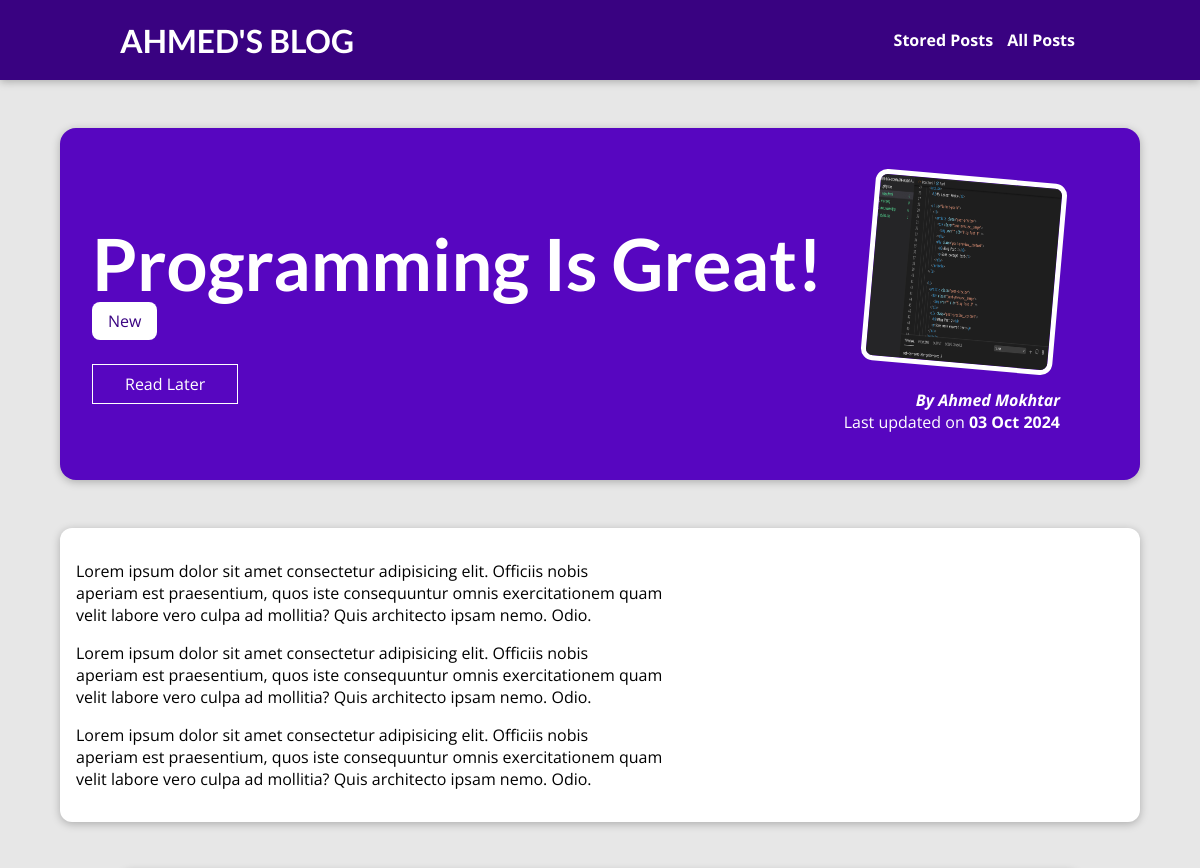
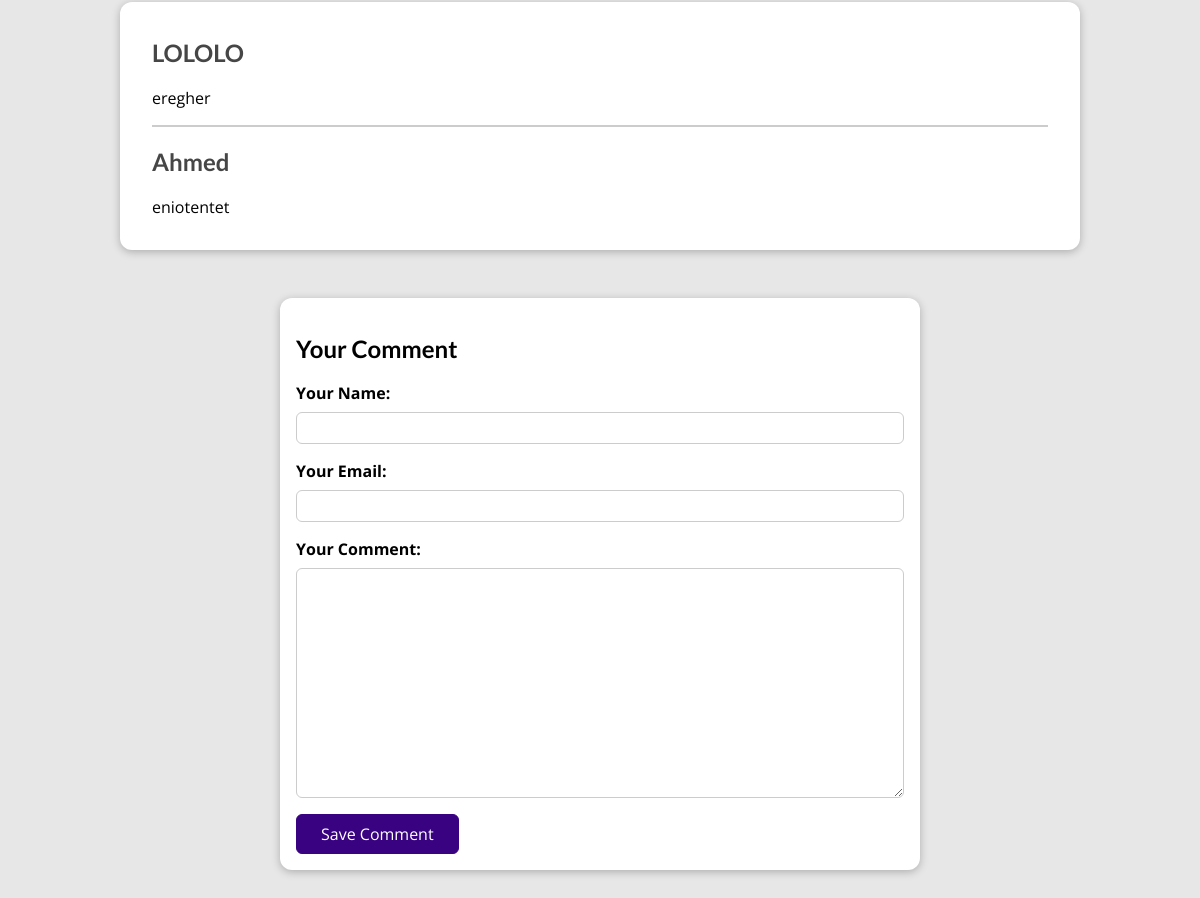
Page /posts/programming-is-fun on the committed database (2 pictures, top to bottom).
### blog/models.py (models this page shows, shortened)
class Post(models.Model):
    title = models.CharField(max_length=150)
    excerpt = models.CharField(max_length=200)
    image = models.ImageField(upload_to="posts", null=True)
    date = models.DateField(auto_now=True)
    slug = models.SlugField(unique=True, db_index=True)
    content = models.TextField(validators=[MinLengthValidator(10)])
    author = models.ForeignKey(
        Author, on_delete=models.SET_NULL, null=True, related_name="posts")
    tags = models.ManyToManyField(Tag)

class Tag(models.Model):
    caption = models.CharField(max_length=20)

class Author(models.Model):
    first_name = models.CharField(max_length=100)
    last_name = models.CharField(max_length=100)
    email_address = models.EmailField()
    def full_name(self):
        return f"{self.first_name} {self.last_name}"
    def __str__(self):
        return self.full_name()

class Comment(models.Model):
    user_name = models.CharField(max_length=120)
    user_email = models.EmailField()
    text = models.TextField(max_length=400)
    post = models.ForeignKey(
        Post, on_delete=models.CASCADE, related_name="comments")

### blog/views.py (the view, shortened to what this page needs)
# urls.py: path("posts/<slug:slug>", views.SinglePostView.as_view(),
class SinglePostView(View):
    def is_stored_post(self, request, post_id):
        stored_posts = request.session.get("stored_posts")
        if stored_posts is not None:
          is_saved_for_later = post_id in stored_posts
        else:
          is_saved_for_later = False
        return is_saved_for_later
    def get(self, request, slug):
        post = Post.objects.get(slug=slug)
        context = {
            "post": post,
            "post_tags": post.tags.all(),
            "comment_form": CommentForm(),
            "comments": post.comments.all().order_by("-id"),
            "saved_for_later": self.is_stored_post(request, post.id)
        }
        return render(request, "blog/post-detail.html", context)

### blog/forms.py
class CommentForm(forms.ModelForm):
    class Meta:
        model = Comment
        exclude = ["post"]
        labels = {
          "user_name": "Your Name",
          "user_email": "Your Email",
          "text": "Your Comment"
        }

### blog/templates/blog/post-detail.html (shortened to what this page needs)
{% extends "base.html" %}
{% load static %}
{% block css_files %}
<link rel="stylesheet" href="{% static "blog/post-detail.css" %}" />
{% endblock %}
{% block content %}
<section id="summary">
  <h2>{{ post.title }}</h2>
  <div>
    {% for tag in post_tags %}
      <span class="tag">{{ tag.caption }}</span>
    {% endfor %}
  </div>
  <div id="read-later">
    <form action="{% url "read-later" %}" method="POST">
      <button>
        {% if saved_for_later %}
          Remove from "Read Later" List
        {% else %}
          Read Later
        {% endif %}
      </button>
    </form>
  </div>
  <article>
    <img src="{{ post.image.url }}" alt="{{ post.title }}" />
    <address>By <a href="mailto:{{ post.author.email_address }}">{{ post.author }}</a></address>
    <div>Last updated on <time>{{ post.date|date:"d M Y" }}</time></div>
  </article>
</section>
<main>
  {{ post.content|linebreaks }}
</main>
<section id="comments">
  <ul>
    {% for comment in comments %}
      <li>
        <h2>{{ comment.user_name }}</h2>
        <p>{{ comment.text|linebreaks }}</p>
      </li>
    {% endfor %}
  </ul>
</section>
<section id="comment-form">
  <h2>Your Comment</h2>
  <form action="{% url "post-detail-page" post.slug %}" method="POST">
    {% for form_field in comment_form %}
      <div class="form-control {% if form_field.errors %}invalid{% endif %}">
        {{ form_field.label_tag }}
        {{ form_field }}
      </div>
    {% endfor %}
    <button>Save Comment</button>
  </form>
</section>
{% endblock %}

### templates/base.html (shortened to what this page needs)
{% load static %}
<!DOCTYPE html>
<html lang="en">
<head>
  <link rel="stylesheet" href="{% static "app.css" %}">
  {% block css_files %}{% endblock %}
</head>
<body>
  <header id="main-navigation">
    <h1><a href="{% url "starting-page" %}">AHMED'S BLOG    </a></h1>
    <nav>
      <a href="{% url "read-later" %}">Stored Posts</a>
      <a href="{% url "posts-page" %}">All Posts</a>
    </nav>
  </header>
  {% block content %}
  {% endblock %}
</body>
</html>

### static/app.css (style rules this page uses)
* { box-sizing: border-box; }
html { font-family: 'Open Sans', 'Lato', sans-serif; }
body { margin: 0; }
h1, h2, h3 { font-family: 'Lato', sans-serif; font-weight: bold; }
#main-navigation { width: 100%; height: 5rem; display: flex; justify-content: space-between; align-items: center; padding: 0 10%; position: absolute; top: 0; left: 0; }
#main-navigation a { text-decoration: none; color: white; font-weight: bold; margin: 0 auto; }
#main-navigation nav a { margin : 0 5px; }

### blog/static/blog/post-detail.css (style rules this page uses)
body { background-color: #e7e7e7; }
#main-navigation { background-color: #390281; box-shadow: 0 2px 8px rgba(0, 0, 0, 0.25); }
#summary { margin: 8rem auto 3rem auto; padding: 2rem; width: 90%; max-width: 90rem; border-radius: 16px; background-color: #5706c0; position: relative; box-shadow: 0 2px 8px rgba(0, 0, 0, 0.25); height: 22rem; }
#summary h2 { color: white; font-size: 4.5rem; margin-bottom: 0.25rem; }
#summary article { position: absolute; top: 2rem; right: 3rem; padding: 1rem 2rem; border-radius: 12px; text-align: right; color: white; }
#summary article img { width: 12rem; height: 12rem; border-radius: 12px; transform: rotateZ(5deg); border: 5px solid white; margin-bottom: 1rem; }
#summary address { font-weight: bold; }
#summary a { color: white; text-decoration: none; }
#summary time { font-weight: bold; }
#read-later { margin: 2rem 0; }
#read-later button { background-color: transparent; border: 1px solid white; padding: 0.5rem 2rem; font: inherit; color: white; cursor: pointer; }
main { width: 90%; max-width: 90rem; margin: 3rem auto; background-color: white; padding: 1rem; border-radius: 12px; box-shadow: 0 2px 8px rgba(0, 0, 0, 0.25); }
.tag { background-color: white; color: #390281; padding: 0.5rem 1rem; border-radius: 8px; }
#comment-form { margin: 3rem auto; width: 90%; max-width: 40rem; border-radius: 12px; background-color: white; box-shadow: 0 2px 8px rgba(0, 0, 0, 0.25); padding: 1rem; }
#comment-form button { font: inherit; background-color: #390281; color: white; border: 1px solid #390281; padding: 0.5rem 1.5rem; border-radius: 6px; cursor: pointer; }
.form-control { margin-bottom: 1rem; }
.form-control label { font-weight: bold; margin-bottom: 0.5rem; display: block; }
.form-control input, .form-control textarea { display: block; width: 100%; font: inherit; padding: 0.25rem; border-radius: 6px; border: 1px solid #ccc; }
#comments { margin: 3rem auto; width: 90%; max-width: 60rem; border-radius: 12px; background-color: white; box-shadow: 0 2px 8px rgba(0, 0, 0, 0.25); padding: 1rem 2rem; }
#comments ul { list-style: none; margin: 0; padding: 0; }
#comments li { margin-bottom: 1rem; border-bottom: 2px solid #ccc; }
#comments li:last-of-type { border-bottom: none; }
#comments h2 { color: #464646; }

### rows in the picture
Post: title "Programming Is Great!", image (picture), author "Ahmed Mokhtar", date "03 Oct 2024", content "Lorem ipsum dolor sit amet consectetur adipisicing elit. Officiis nobis aperiam est praesentium, quos iste consequuntur omnis exercitationem quam velit labore vero culpa ad mollitia? Quis architecto ipsam nemo. Odio. Lorem ipsum dolor sit amet consectetur adipisicing elit. Officiis nobis aperiam est praesentium, quos iste consequuntur omnis exercitationem quam velit labore vero culpa ad mollitia? Quis architecto ipsam nemo. Odio. Lorem ipsum dolor sit amet consectetur adipisicing elit. Officiis nobis aperiam est praesentium, quos iste consequuntur omnis exercitationem quam velit labore vero culpa ad mollitia? Quis architecto ipsam nemo. Odio."
Tag: caption "New"
Comment: user_name "LOLOLO", text "eregher"
Comment: user_name "Ahmed", text "eniotentet"
